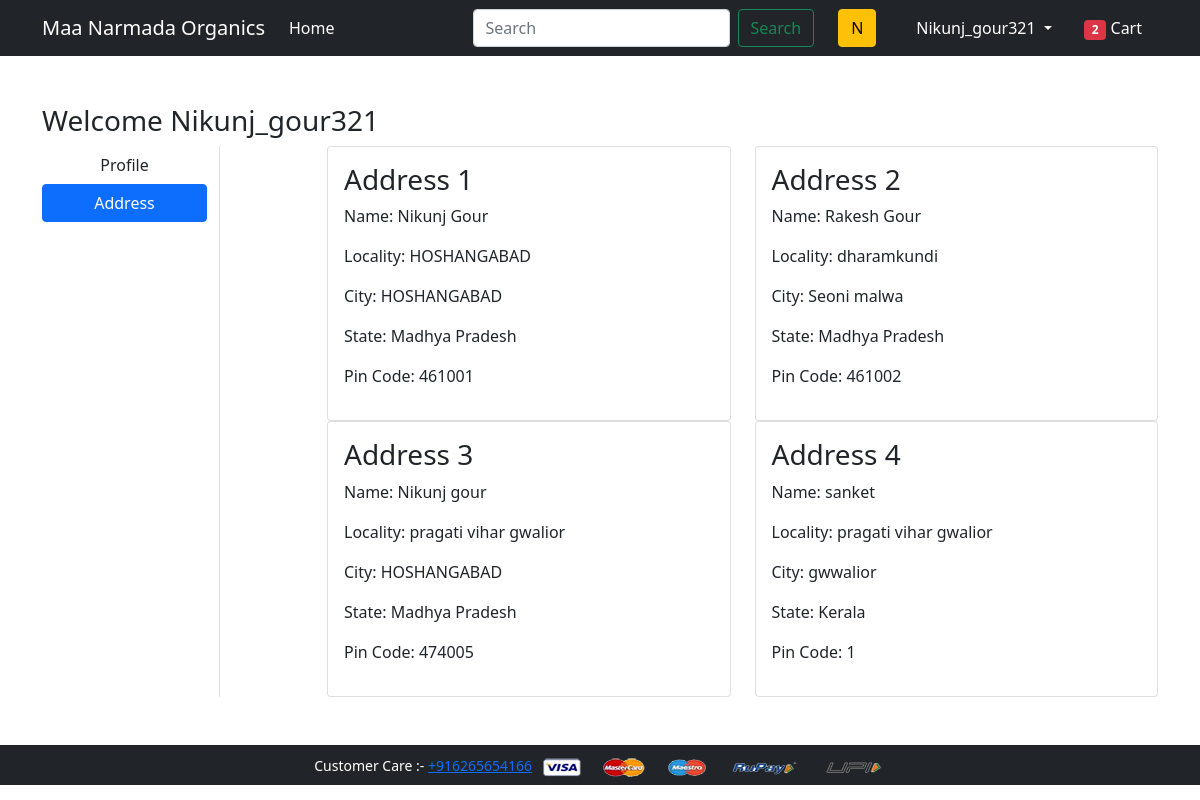
Page /address/ (signed in) on the earlier database version.
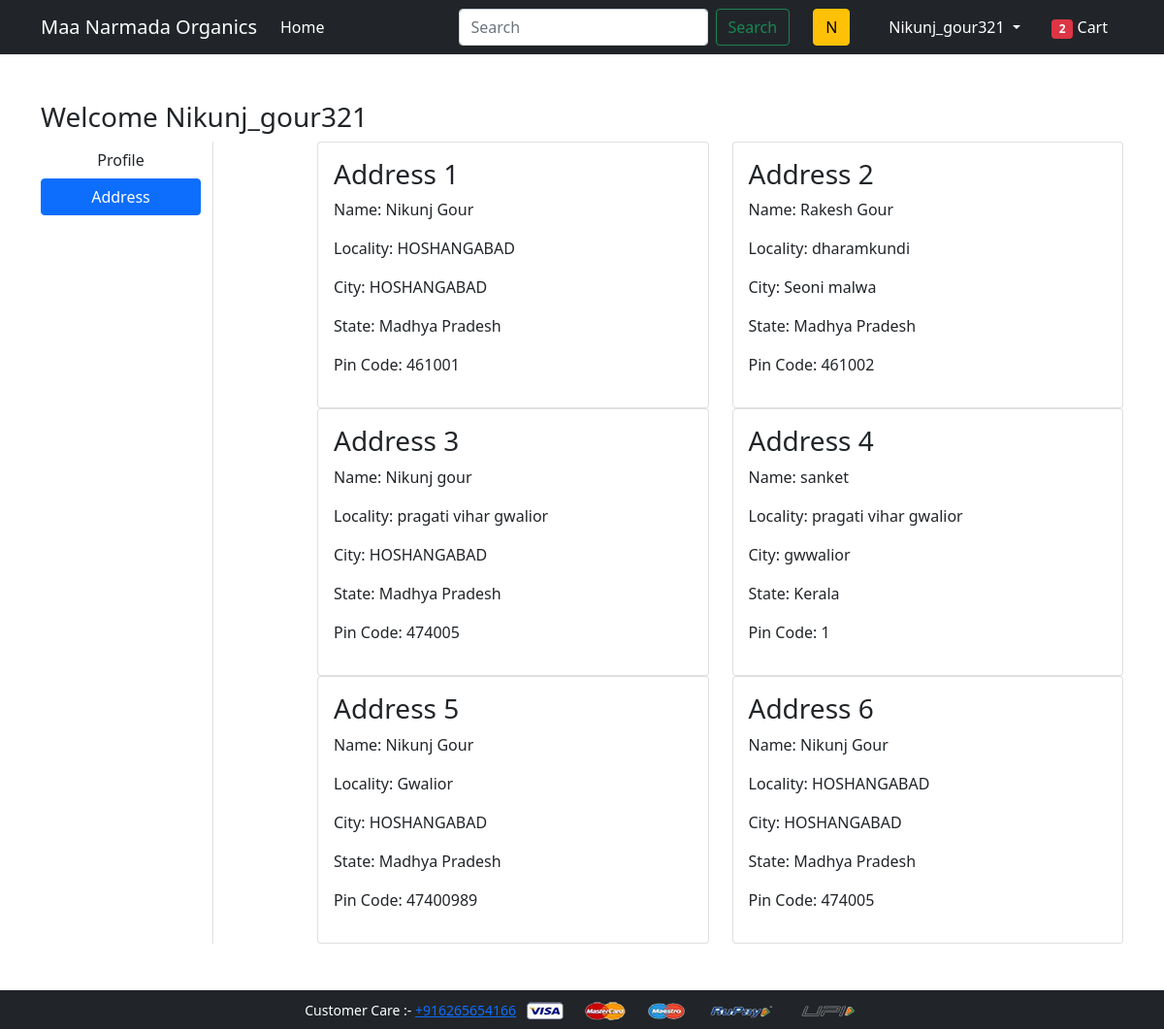
Same page on the later database version.
### app/models.py (models this page shows)
class Customer(models.Model):
    user = models.ForeignKey(User, on_delete=models.CASCADE)
    name = models.CharField(max_length=200)
    locality = models.CharField(max_length=200)
    city = models.CharField(max_length=50)
    zipcode = models.IntegerField()
    state = models.CharField(choices=STATE_CHOICE, max_length=50)

### app/views.py (the view)
# urls.py: path('address/', views.address, name='address'),
@login_required
def address(request):
    user = request.user
    my_object = [p for p in Cart.objects.all() if p.user == user]
    object_size = len(my_object)
    add = Customer.objects.filter(user=request.user)
    return render(request, 'app/address.html', {'add': add, 'active': 'btn-primary', 'object_size': object_size})

### app/templates/app/address.html (shortened to what this page needs)
{% extends 'app/base.html' %}
{% load static %}
{% block main-content %}
<div class="container my-5">
 <div class="row">
 <h3>Welcome <span class="text-capitalize">{{request.user}}</span></h3>
  <div class="col-sm-2 border-end">
   <ul class="list-unstyled">
    <li class="d-grid"><a href="{% url 'profile' %}" class="btn">Profile</a></li>
    <li class="d-grid"><a href="{% url 'address' %}" class="btn {{active}}">Address</a></li>
   </ul>
  </div>
  <div class="col-sm-9 offset-sm-1">
   <div class="row">
    {% for ad in add %}
    <div class="col-sm-6">
     <div class="card">
      <div class="card-body">
       <h3>Address {{forloop.counter}}</h3>
       <p>Name: {{ad.name}}</p>
       <p>Locality: {{ad.locality}}</p>
       <p>City: {{ad.city}}</p>
       <p>State: {{ad.state}}</p>
       <p>Pin Code: {{ad.zipcode}}</p>
      </div>
     </div>
    </div>
    {% endfor %}
   </div>
  </div>
 </div>
</div>
{% endblock main-content %}

Differences in the rows shown:
added Customer: name "Nikunj Gour", locality "Gwalior", city "HOSHANGABAD", state "Madhya Pradesh", zipcode "47400989"
added Customer: name "Nikunj Gour", locality "HOSHANGABAD", city "HOSHANGABAD", state "Madhya Pradesh", zipcode "474005"
